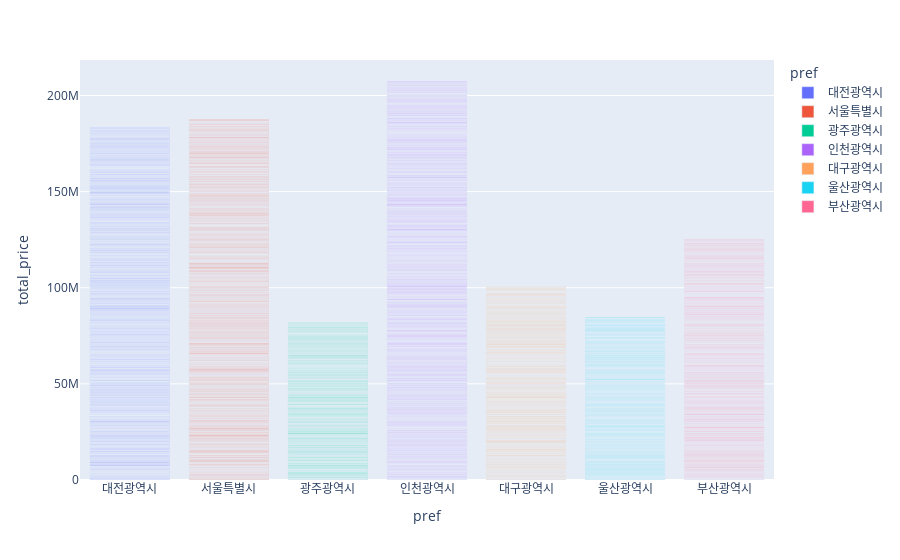

Notebook code for this chart:
### Code cell
df_shop["total_price"] = df_shop["item_price"] * df_shop["quantity"]
df_shop[["pref", "total_price"]].groupby("pref").sum()

import plotly.express as px

px.bar(df_shop, x="pref", y="total_price", color="pref")

### Figure 1 — Plotly figure (JSON) as saved in the notebook; plotly's stock layout.template omitted (floating-point values rounded to 4 significant figures; data arrays with more than 128 entries replaced by an {"elided": "..."} marker saying what was removed)
{"data": [{"alignmentgroup": "True", "hovertemplate": "pref=%{x}<br>total_price=%{y}<extra></extra>", "legendgroup": "대전광역시", "marker": {"color": "#636efa", "pattern": {"shape": ""}}, "name": "대전광역시", "offsetgroup": "대전광역시", "orientation": "v", "showlegend": true, "textposition": "auto", "type": "bar", "x": {"elided": "1350 str values"}, "xaxis": "x", "y": {"elided": "1350 int values"}, "yaxis": "y"}, {"alignmentgroup": "True", "hovertemplate": "pref=%{x}<br>total_price=%{y}<extra></extra>", "legendgroup": "서울특별시", "marker": {"color": "#EF553B", "pattern": {"shape": ""}}, "name": "서울특별시", "offsetgroup": "서울특별시", "orientation": "v", "showlegend": true, "textposition": "auto", "type": "bar", "x": {"elided": "1388 str values"}, "xaxis": "x", "y": {"elided": "1388 int values"}, "yaxis": "y"}, {"alignmentgroup": "True", "hovertemplate": "pref=%{x}<br>total_price=%{y}<extra></extra>", "legendgroup": "광주광역시", "marker": {"color": "#00cc96", "pattern": {"shape": ""}}, "name": "광주광역시", "offsetgroup": "광주광역시", "orientation": "v", "showlegend": true, "textposition": "auto", "type": "bar", "x": {"elided": "594 str values"}, "xaxis": "x", "y": {"elided": "594 int values"}, "yaxis": "y"}, {"alignmentgroup": "True", "hovertemplate": "pref=%{x}<br>total_price=%{y}<extra></extra>", "legendgroup": "인천광역시", "marker": {"color": "#ab63fa", "pattern": {"shape": ""}}, "name": "인천광역시", "offsetgroup": "인천광역시", "orientation": "v", "showlegend": true, "textposition": "auto", "type": "bar", "x": {"elided": "1524 str values"}, "xaxis": "x", "y": {"elided": "1524 int values"}, "yaxis": "y"}, {"alignmentgroup": "True", "hovertemplate": "pref=%{x}<br>total_price=%{y}<extra></extra>", "legendgroup": "대구광역시", "marker": {"color": "#FFA15A", "pattern": {"shape": ""}}, "name": "대구광역시", "offsetgroup": "대구광역시", "orientation": "v", "showlegend": true, "textposition": "auto", "type": "bar", "x": {"elided": "748 str values"}, "xaxis": "x", "y": {"elided": "748 int values"}, "yaxis": "y"}, {"alignmentgroup": "True", "hovertemplate": "pref=%{x}<br>total_price=%{y}<extra></extra>", "legendgroup": "울산광역시", "marker": {"color": "#19d3f3", "pattern": {"shape": ""}}, "name": "울산광역시", "offsetgroup": "울산광역시", "orientation": "v", "showlegend": true, "textposition": "auto", "type": "bar", "x": {"elided": "627 str values"}, "xaxis": "x", "y": {"elided": "627 int values"}, "yaxis": "y"}, {"alignmentgroup": "True", "hovertemplate": "pref=%{x}<br>total_price=%{y}<extra></extra>", "legendgroup": "부산광역시", "marker": {"color": "#FF6692", "pattern": {"shape": ""}}, "name": "부산광역시", "offsetgroup": "부산광역시", "orientation": "v", "showlegend": true, "textposition": "auto", "type": "bar", "x": {"elided": "913 str values"}, "xaxis": "x", "y": {"elided": "913 int values"}, "yaxis": "y"}], "layout": {"barmode": "relative", "legend": {"title": {"text": "pref"}, "tracegroupgap": 0}, "margin": {"t": 60}, "xaxis": {"anchor": "y", "categoryarray": ["대전광역시", "서울특별시", "광주광역시", "인천광역시", "대구광역시", "울산광역시", "부산광역시"], "categoryorder": "array", "domain": [0, 1], "title": {"text": "pref"}}, "yaxis": {"anchor": "x", "domain": [0, 1], "title": {"text": "total_price"}}}}
